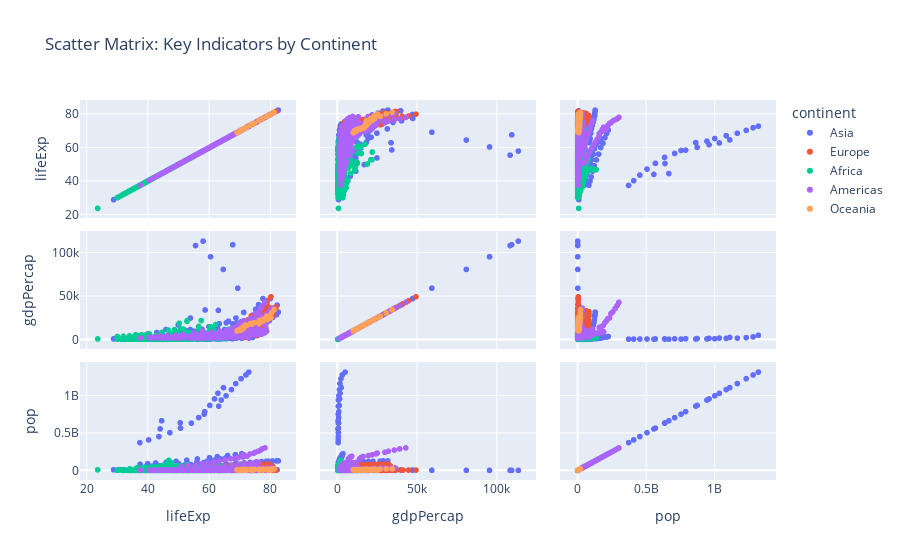

Notebook cell for this chart:
### Code cell
# Scatter Matrix
fig = px.scatter_matrix(df, dimensions=['lifeExp', 'gdpPercap', 'pop'], color='continent',
                        title='Scatter Matrix: Key Indicators by Continent')
fig.show()

### Figure 1 — Plotly figure (JSON) as saved in the notebook; plotly's stock layout.template omitted (floating-point values rounded to 4 significant figures; data arrays with more than 128 entries replaced by an {"elided": "..."} marker saying what was removed)
{"data": [{"dimensions": [{"axis": {"matches": true}, "label": "lifeExp", "values": {"elided": "396 float values"}}, {"axis": {"matches": true}, "label": "gdpPercap", "values": {"elided": "396 float values"}}, {"axis": {"matches": true}, "label": "pop", "values": {"elided": "396 int values"}}], "hovertemplate": "continent=Asia<br>%{xaxis.title.text}=%{x}<br>%{yaxis.title.text}=%{y}<extra></extra>", "legendgroup": "Asia", "marker": {"color": "#636efa", "symbol": "circle"}, "name": "Asia", "showlegend": true, "type": "splom"}, {"dimensions": [{"axis": {"matches": true}, "label": "lifeExp", "values": {"elided": "360 float values"}}, {"axis": {"matches": true}, "label": "gdpPercap", "values": {"elided": "360 float values"}}, {"axis": {"matches": true}, "label": "pop", "values": {"elided": "360 int values"}}], "hovertemplate": "continent=Europe<br>%{xaxis.title.text}=%{x}<br>%{yaxis.title.text}=%{y}<extra></extra>", "legendgroup": "Europe", "marker": {"color": "#EF553B", "symbol": "circle"}, "name": "Europe", "showlegend": true, "type": "splom"}, {"dimensions": [{"axis": {"matches": true}, "label": "lifeExp", "values": {"elided": "624 float values"}}, {"axis": {"matches": true}, "label": "gdpPercap", "values": {"elided": "624 float values"}}, {"axis": {"matches": true}, "label": "pop", "values": {"elided": "624 int values"}}], "hovertemplate": "continent=Africa<br>%{xaxis.title.text}=%{x}<br>%{yaxis.title.text}=%{y}<extra></extra>", "legendgroup": "Africa", "marker": {"color": "#00cc96", "symbol": "circle"}, "name": "Africa", "showlegend": true, "type": "splom"}, {"dimensions": [{"axis": {"matches": true}, "label": "lifeExp", "values": {"elided": "300 float values"}}, {"axis": {"matches": true}, "label": "gdpPercap", "values": {"elided": "300 float values"}}, {"axis": {"matches": true}, "label": "pop", "values": {"elided": "300 int values"}}], "hovertemplate": "continent=Americas<br>%{xaxis.title.text}=%{x}<br>%{yaxis.title.text}=%{y}<extra></extra>", "legendgroup": "Americas", "marker": {"color": "#ab63fa", "symbol": "circle"}, "name": "Americas", "showlegend": true, "type": "splom"}, {"dimensions": [{"axis": {"matches": true}, "label": "lifeExp", "values": [69.12, 70.33, 70.93, 71.1, 71.93, 73.49, 74.74, 76.32, 77.56, 78.83, 80.37, 81.23, 69.39, 70.26, 71.24, 71.52, 71.89, 72.22, 73.84, 74.32, 76.33, 77.55, 79.11, 80.2]}, {"axis": {"matches": true}, "label": "gdpPercap", "values": [10040.0, 10950.0, 12220.0, 14530.0, 16790.0, 18330.0, 19480.0, 21890.0, 23420.0, 27000.0, 30690.0, 34440.0, 10560.0, 12250.0, 13180.0, 14460.0, 16050.0, 16230.0, 17630.0, 19010.0, 18360.0, 21050.0, 23190.0, 25190.0]}, {"axis": {"matches": true}, "label": "pop", "values": [8691212, 9712569, 10794968, 11872264, 13177000, 14074100, 15184200, 16257249, 17481977, 18565243, 19546792, 20434176, 1994794, 2229407, 2488550, 2728150, 2929100, 3164900, 3210650, 3317166, 3437674, 3676187, 3908037, 4115771]}], "hovertemplate": "continent=Oceania<br>%{xaxis.title.text}=%{x}<br>%{yaxis.title.text}=%{y}<extra></extra>", "legendgroup": "Oceania", "marker": {"color": "#FFA15A", "symbol": "circle"}, "name": "Oceania", "showlegend": true, "type": "splom"}], "layout": {"dragmode": "select", "legend": {"title": {"text": "continent"}, "tracegroupgap": 0}, "title": {"text": "Scatter Matrix: Key Indicators by Continent"}}}
